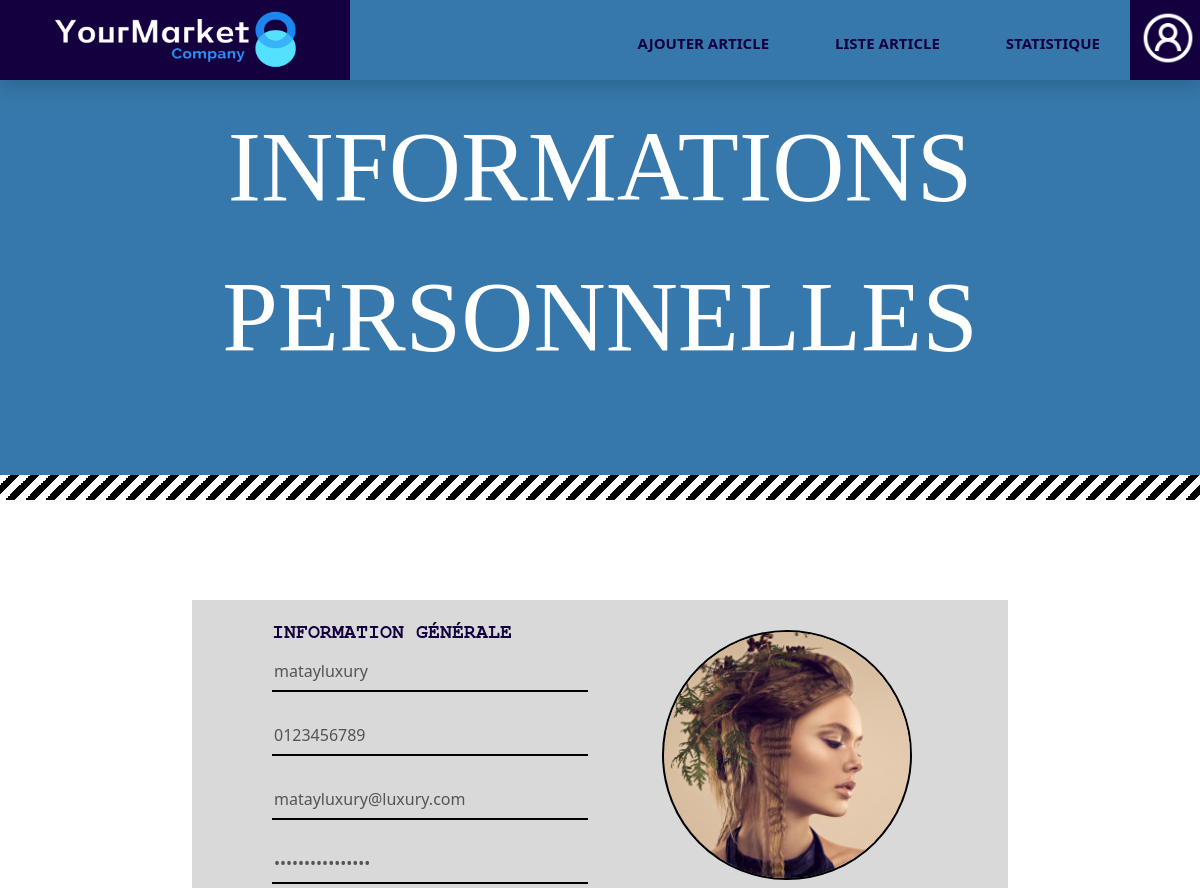
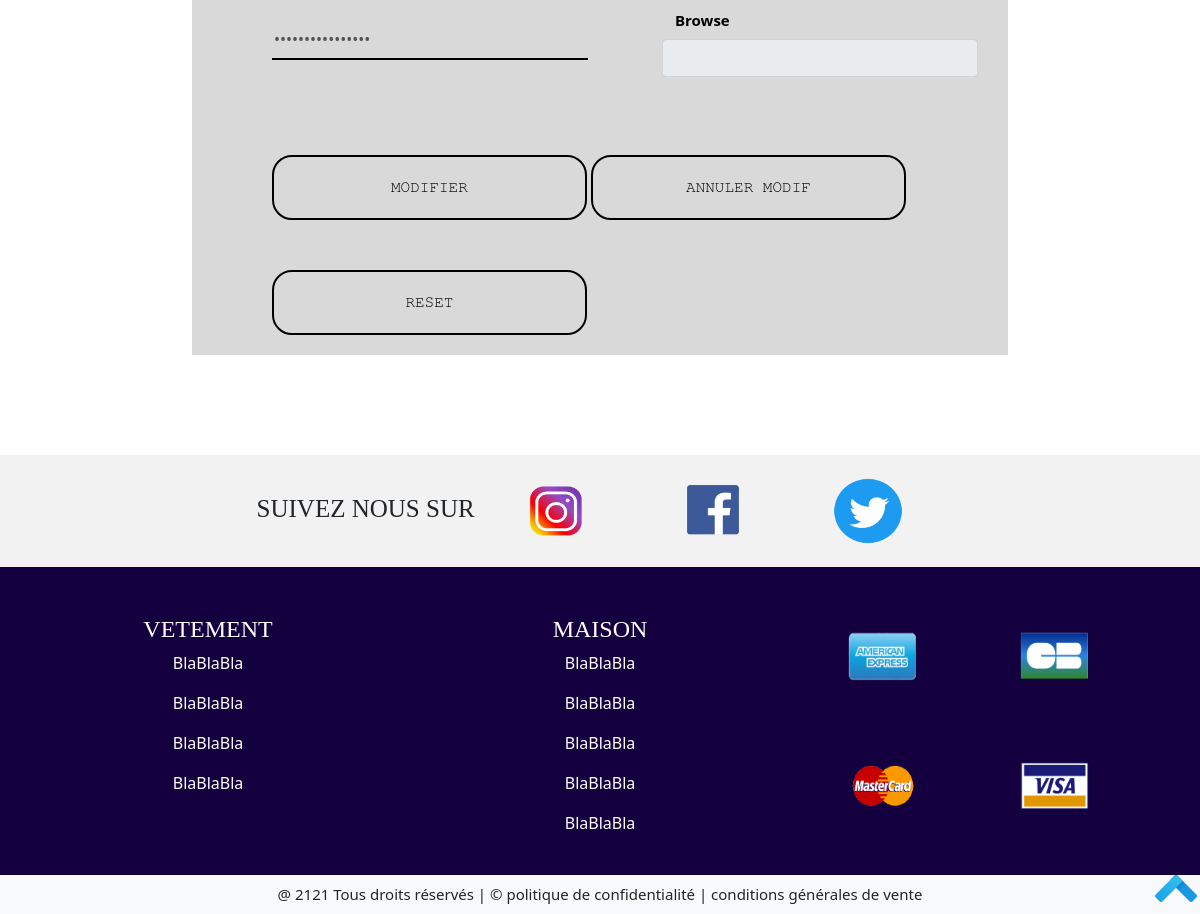
Screenshot of /Front/Vendeur/infoPerso.php (signed in) with the database file from the repository (2 pictures, top to bottom).
### tables this page shows
CREATE TABLE IF NOT EXISTS `seller` (
  `id_seller` int(11) NOT NULL AUTO_INCREMENT,
  `brand` varchar(30) NOT NULL,
  `profil_picture` varchar(255) NOT NULL,
  `background` varchar(255) NOT NULL,
  `phone` varchar(255) NOT NULL,
  `email` varchar(255) NOT NULL,
  `passworde` varchar(255) NOT NULL,
  PRIMARY KEY (`id_seller`),
  KEY `id_seller` (`id_seller`)
);

### Front/Vendeur/infoPerso.php (the view, shortened to what this page needs)
<?php
    require "head.php";
        include("../../Bdd/cnx.php");
        $email_user = $_SESSION['email'];
        $queryinfoPerso_vendeur = mysqli_query($con, "SELECT brand,profil_picture,phone,email,passworde FROM seller WHERE email='$email_user'");
    if($rowinfoPerso_vendeur = mysqli_fetch_assoc($queryinfoPerso_vendeur)){
        $brand_vendeur = $rowinfoPerso_vendeur['brand'];
        $profil_picture_vendeur = $rowinfoPerso_vendeur['profil_picture'];
        $phone_vendeur = $rowinfoPerso_vendeur['phone'];
        $email_vendeur = $rowinfoPerso_vendeur['email'];
        $passworde_vendeur = $rowinfoPerso_vendeur['passworde'];
?>
<div class="genale_page_infoPerso position-relative">
    <div class="texte_style position-absolute top-50 start-50 translate-middle general_infoPerso_div">
        <p class="titre_general_infoPerso text-uppercase centrer">
            Informations personnelles
        </p>
    </div>
    <div class="class_separation position-absolute bottom-0 start-50 translate-middle-x"></div>
</div>
<div class="contenu_general_infoPerso_vendeur row">
    <div class="col-2"></div>
    <div class="col-8 infoPerso_vendeur">
        <form action="../../Bdd/infoPerso_recup.php" method="POST" enctype="multipart/form-data">
            <div class="row inscription_contenu_vendeur">
                <div class="col-1"></div>
                <div class="col-5">
                    <h3 class="infoPerso_detail_titre1_vendeur text-uppercase detail_style">information générale</h3>
                    <input id="infoPerso_nomMarque_vendeur" name="infoPerso_nomMarque_vendeur" class="infoPerso_contenu_details_vendeur" value="<?php echo $brand_vendeur ?>" placeholder="Nom de la marque">
                    <br>
                    <br>
                    <input id="infoPerso_telephone_vendeur" name="infoPerso_telephone_vendeur" class="infoPerso_contenu_details_vendeur" value="<?php echo $phone_vendeur ?>" placeholder="Téléphone">
                    <br>
                    <br>
                    <input id="infoPerso_mail_vendeur" name="infoPerso_mail_vendeur" class="infoPerso_contenu_details_vendeur" value="<?php echo $email_vendeur ?>" placeholder="Email">
                    <br>
                    <br>
                    <input id="infoPerso_mdp_vendeur" name="infoPerso_mdp_vendeur" type="password" class="infoPerso_contenu_details_vendeur" value="<?php echo $passworde_vendeur ?>" placeholder="Mot de passe">
                    <br>
                    <br>
                    <input id="infoPerso_mdp2_vendeur" name="infoPerso_mdp2_vendeur" type="password" class="infoPerso_contenu_details_vendeur" value="<?php echo $passworde_vendeur ?>" placeholder="Confirmation mot de passe">
                    <br>
                    <br>
                </div>
                <div class="col-5" style="margin-left:50px!important;">
                    <img id="img_inscription_choix_vendeur" src="<?php echo $profil_picture_vendeur ?>">
                    <div class="img_inscription_general">
                        <span class="file_inscription_img">
                            <span onclick="choix_image_vendeur()" class="btn btn-default btn_choix_img_vendeur_inscription">
                                Browse <input type="file" name="infoPerso_img" id="file_interrieur_inscription_img">
                            </span>
                        </span>
                        <input type="text" class="form-control" readonly>
                    </div>
                    <br><br>
                </div>
            </div>
            <div class="row">
                <div class="col-1"></div>
                <div class="col-10">
                    <button onclick="modif_infoPersoVendeur()" type="button" id="modif_infoPersoL_vendeur" class="btn_infoPerso_final_vendeur text-uppercase detail_style">Modifier</button>
                    <button onclick="annulModif_infoPersoVendeur()" type="button" id="annulModif_infoPersoL_vendeur" class="btn_infoPerso_final_vendeur text-uppercase detail_style">Annuler Modif</button>
                    <button onclick="reset_infoPersoVendeur()" type="button" id="reset_infoPersoL_vendeur" class="btn_infoPerso_final_vendeur text-uppercase detail_style">Reset</button>
                </div>
                <div class="col-1"></div>
            </div>
        </form>
    </div>
    <div class="col-2"></div>
</div>
<?php
}
    include("footer.php");
?>

### Lien/yourmarket.css (style rules this page uses)
.centrer { text-align: center; }
.texte_style { font-family: Impact, fantasy; }
.detail_style { font-family: FreeMono, monospace; }
.class_separation { width: 100%; height: 25px; background: linear-gradient(-45deg, black 25%, white 25%, white 50%, black 50%, black 75%, white 75%, white); background-size:20px 20px; }

### Lien/infoPerso.css (style rules this page uses)
.inscription_contenu_vendeur span, .inscription_contenu_acheteur span { font-size: 12px; color: red; }
#img_inscription_choix_vendeur { background-image: url("../Image/chaussure.png"); width: 250px; height: 250px; border: solid 2px black; border-radius: 50%; margin-top: 30px; }
.img_inscription_general { margin-top: 10px; }
.btn_choix_img_vendeur_inscription { position: relative; overflow: hidden; color: black!important; font-size: 15px!important; font-weight: bold!important; }
.genale_page_infoPerso { width: 100%; height: 500px; background-color: #3678ab; }
.general_infoPerso_div { width: 80%; }
.titre_general_infoPerso { font-size: 100px; color: white; }
.contenu_general_infoPerso_admin, .contenu_general_infoPerso_vendeur, .contenu_general_infoPerso_acheteur { margin-top: 100px!important; }
.contenu_general_infoPerso_admin span, .contenu_general_infoPerso_vendeur span, .contenu_general_infoPerso_acheteur span { font-size: 12px; color: red; }
.infoPerso_detail_titre1_vendeur { font-size: 20px; margin-top: 20px; font-weight: bold; color: #14003f; }
.infoPerso_vendeur { background-color: #d9d9d9; }
.infoPerso_contenu_details_vendeur { width: 100%; height: 40px; border: none; border-bottom: solid 2px black; background-color: #d9d9d9; }
.btn_infoPerso_final_vendeur { width: 48%!important; height: 65px!important; border: solid 2px black!important; background-color: #d9d9d9!important; margin-bottom: 20px!important; margin-top: 30px!important; border-radius: 20px!important; }

### rows the page displays
seller: infoPerso_nomMarque_vendeur "matayluxury", infoPerso_telephone_vendeur "0123456789", infoPerso_mail_vendeur "matayluxury@luxury.com", profil_picture (picture)
